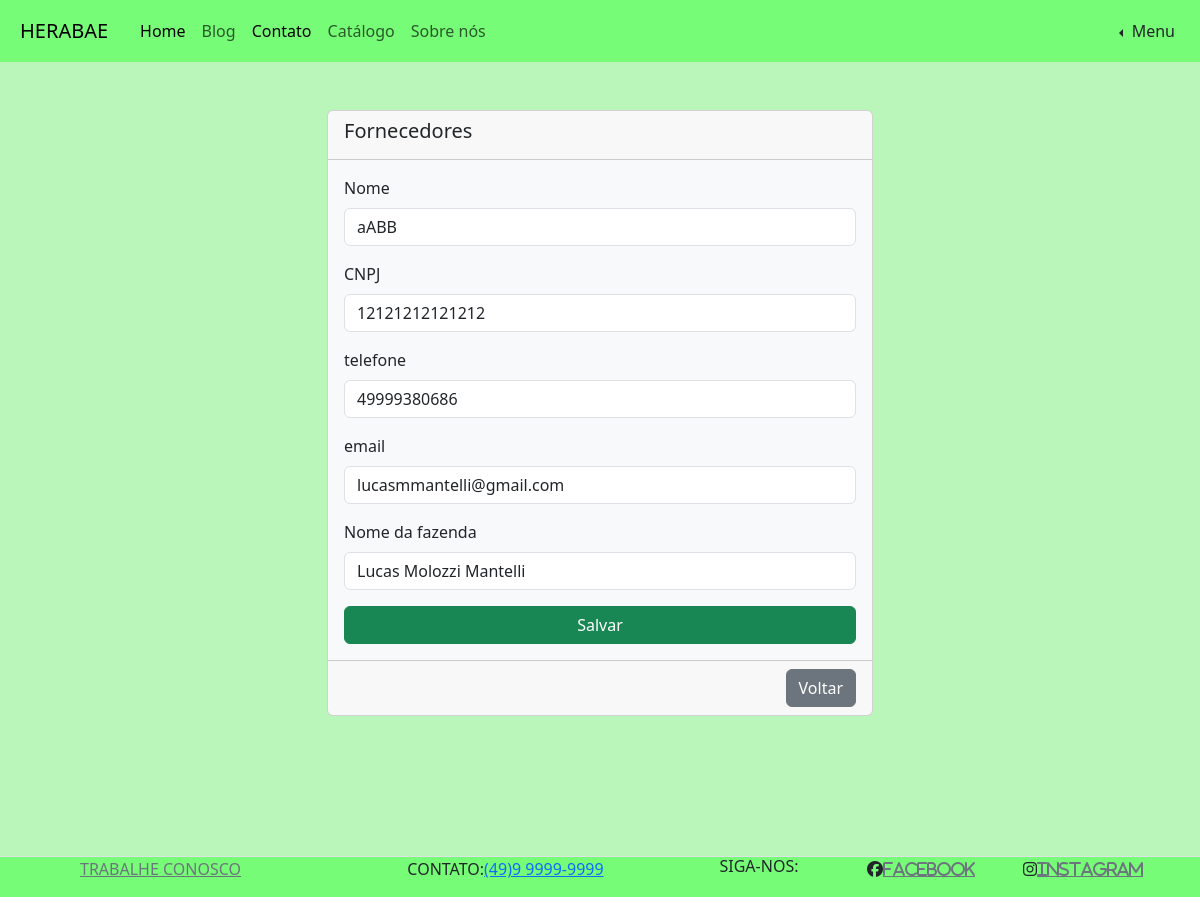
The app's page /php/admin/suppliers/suppliersForm.php?id=4 (signed in), older data.
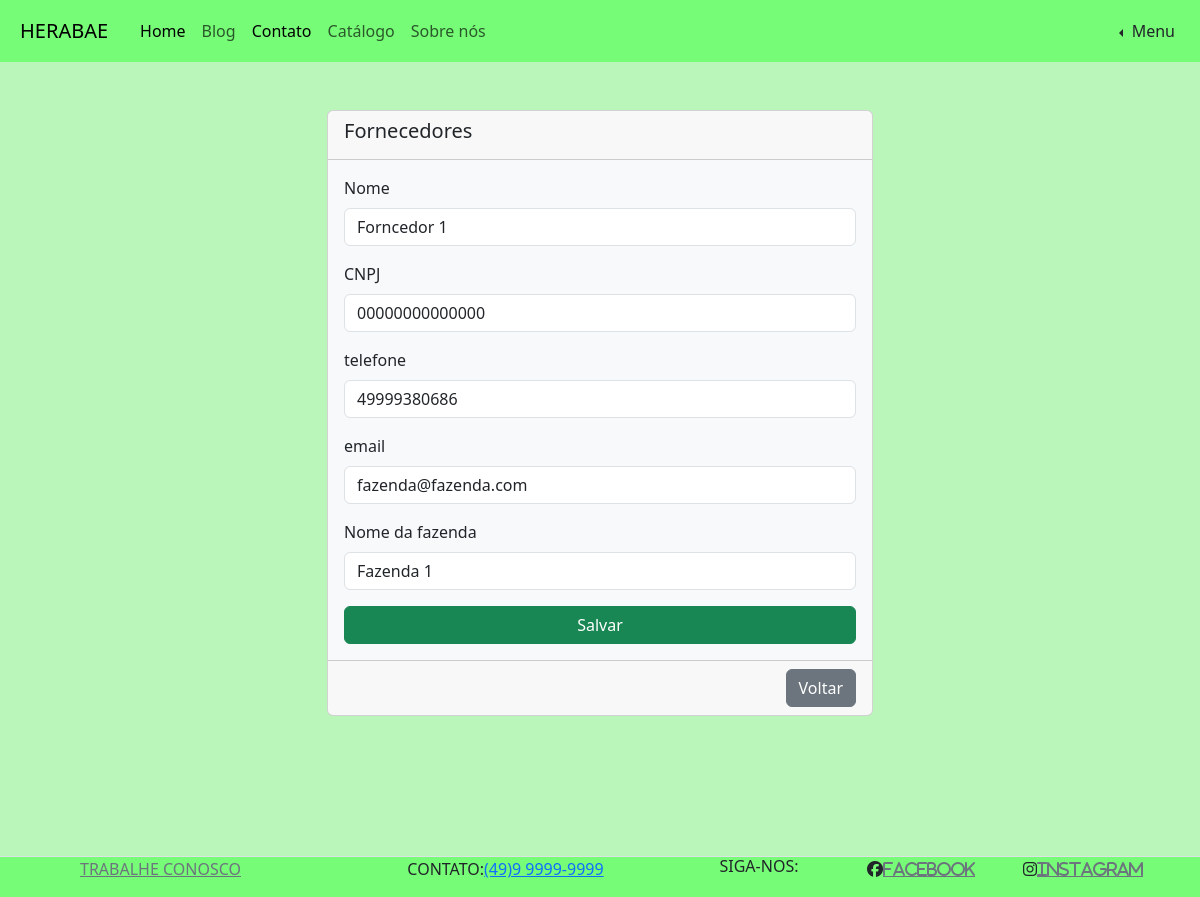
The same page, newer data.
### tables this page shows
CREATE TABLE IF NOT EXISTS `supplier` (
  `id` int NOT NULL AUTO_INCREMENT,
  `name` varchar(50) NOT NULL DEFAULT '',
  `email` varchar(50) DEFAULT '',
  `farm` varchar(50) NOT NULL DEFAULT '',
  `phone` varchar(50) DEFAULT NULL,
  `cnpj` varchar(50) NOT NULL,
  PRIMARY KEY (`id`)
);

### php/admin/db.class.php (called while the page is built, shortened)
<?php
class db
{
    private $host = "localhost";
    private $user = "root";
    private $password = "";
    private $port = "3306";
    private $table_name;
    private $dbname = "db_site_venda_ervas";
    public function __construct($table_name)
    {
        $this->table_name = $table_name;
    }
    function conn()
    {
        try {
            $conn = new PDO(
                "mysql:host=$this->host;dbname=$this->dbname;port=$this->port",
                $this->user,
                $this->password,
                [
                    PDO::ATTR_ERRMODE,
                    PDO::ERRMODE_EXCEPTION,
                    PDO::MYSQL_ATTR_INIT_COMMAND => " SET NAMES utf8"
                ]
            );
            return $conn;
        } catch (PDOException $e) {
            echo "Erro: " . $e->getMessage();
        }
    }
    public function find($id, $table_name = null)
    {
        $conn = $this->conn();
        $table_name = !empty($table_name) ? $table_name : $this->table_name;
        $sql = "SELECT * FROM $table_name WHERE id LIKE ?";
        $stmt = $conn->prepare($sql);
        $stmt->execute([$id,]);
        return $stmt->fetchObject();
    }
}

### php/admin/suppliers/suppliersForm.php (the view, shortened to what this page needs)
<?php
include "../../base/header.php";
include "../db.class.php";
$db = new db("supplier");
$db->checkLogin();
$db->checkAdminLogin();
if((!empty($_GET['id']))){
    $data = $db->find($_GET['id']);
}
?>
<div class="row justify-content-center">
    <div class="col-md-6">
        <div class="card">
            <div class="card-header">
                <h1 class="card-title fs-5">Fornecedores</h1>
            </div>
            <div class="card-body bg-light">
                <form action="suppliersForm.php" method="post">
                    <div class="mb-3 pr-2 pl-2">
                        <label for="name" class="form-label">Nome</label>
                        <input type="text" class="form-control" id="name" name="name" value="<?php echo $data->name ?? '' ?>" required>
                    </div>
                    <div class="mb-3 pr-2 pl-2">
                        <label for="cnpj" class="form-label">CNPJ</label>
                        <input type="text" class="form-control" id="cnpj" name="cnpj" value="<?php echo $data->cnpj ?? '' ?>" required>
                    </div>
                    <div class="mb-3">
                        <label for="phone" class="form-label">telefone</label>
                        <input type="number" class="form-control" id="phone" name="phone" value="<?php echo $data->phone ?? '' ?>" required>
                    </div>
                    <div class="mb-3">
                        <label for="email" class="form-label">email</label>
                        <input type="email" class="form-control" id="email" name="email" value="<?php echo $data->email ?? '' ?>" required>
                    </div>
                    <div class="mb-3">
                        <label for="farm" class="form-label">Nome da fazenda</label>
                        <input type="text" class="form-control" id="farm" name="farm" value="<?php echo $data->farm ?? '' ?>" required>
                    </div>
                    <div class="d-grid">
                        <button type="submit" class="btn btn-success">Salvar</button>
                    </div>
                </form>
            </div>
            <div class="card-footer text-end">
                <a href="./suppliersList.php" class="btn btn-secondary">Voltar</a>
            </div>
        </div>
    </div>
</div>
<?php include "../../base/footer.php"; ?>

Row changes from the older to the newer data that the page shows:
changed supplier: name "aABB" → "Forncedor 1"; cnpj "12121212121212" → "00000000000000"; email "lucasmmantelli@gmail.com" → "fazenda@fazenda.com"; farm "Lucas Molozzi Mantelli" → "Fazenda 1"
